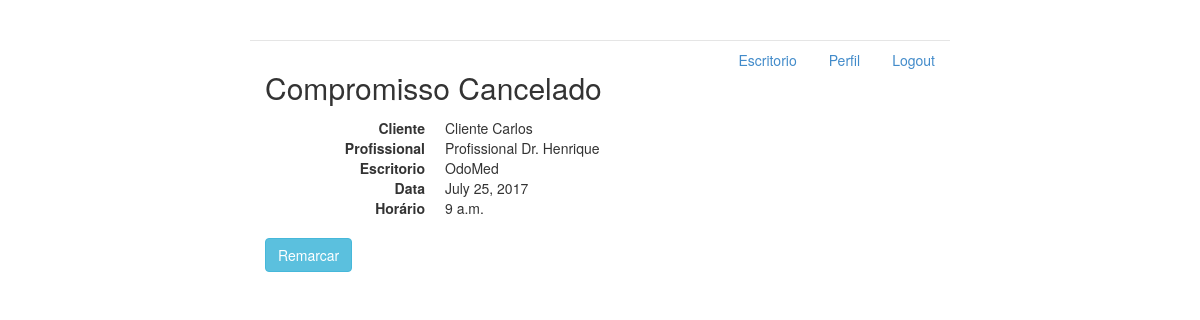
Page /compromisso/1 on the committed database.
### agenda/models.py (models this page shows, shortened)
class ItemAgenda(models.Model):
    profissional = models.ForeignKey(Profissional, on_delete=models.CASCADE, related_name='agenda_profissional')
    horario = models.TimeField()
    data = models.DateField()
    cliente = models.ForeignKey(Cliente, on_delete=models.CASCADE, related_name='agenda_cliente')
    escritorio = models.ForeignKey(Escritorio, on_delete=models.CASCADE, related_name='agenda_escritorio')
    SITUACAO = (
        ('A','Agendado'),
        ('R','Realizado'),
        ('C','Cancelado'),
    )
    situacao = models.CharField(max_length=1, choices=SITUACAO, default='A')
    def __init__(self, *args, **kwargs):
        super().__init__(*args, **kwargs)

class Cliente(models.Model):
    nome = models.CharField(max_length=120)
    telefone = models.CharField(max_length=10)
    cpf = models.IntegerField(11)
    def __init__(self, *args, **kwargs):
        super().__init__(*args, **kwargs)
    def __str__(self):
        return 'Cliente %s' % (self.nome)

class Profissional(models.Model):
    nome = models.CharField(max_length=120)
    telefone = models.CharField(max_length=10)
    profissao = models.CharField(max_length=120)
    disponivel = models.BooleanField()
    escritorio = models.ForeignKey(Escritorio, on_delete=models.CASCADE, related_name="profissionais")
    def __init__(self, *args, **kwargs):
        super().__init__(*args, **kwargs)
        self.disponivel = False
    def __str__(self):
        return 'Profissional %s' % (self.nome)

class Escritorio(models.Model):
    nome_escritorio = models.CharField(max_length=120)
    servico = models.CharField(max_length=120)
    def __init__(self, *args, **kwargs):
        super().__init__(*args, **kwargs)
    def __str__(self):
        return self.nome_escritorio

### agenda/views.py (the view)
# urls.py: url(r'^compromisso/(?P<compromisso_id>\d+)$', views.detalhesDoCompromisso, name='compromisso'),
def detalhesDoCompromisso(request, compromisso_id):
    compromisso = ItemAgenda.objects.get(id=compromisso_id)
    return render(request, 'compromisso.html', {'compromisso':compromisso, 'perfilLogado':perfilLogado()})

### agenda/views.py (called while the page is built)
def perfilLogado():
    return Profissional.objects.get(id=1)

### agenda/templates/compromisso.html (shortened to what this page needs)
{% extends 'base.html' %}
{% block body %}
<div class="row">
    <div class="col-lg-12">
        <h2 style='margin-top:0'>Compromisso {{ compromisso.get_situacao_display }}</h2>
        <dl class="dl-horizontal">
            <dt>Cliente</dt>
            <dd>{{ compromisso.cliente }}</dd>
            <dt>Profissional</dt>
            <dd>{{ compromisso.profissional }}</dd>
            <dt>Escritorio</dt>
            <dd>{{ compromisso.escritorio }}</dd>
            <dt>Data</dt>
            <dd>{{ compromisso.data }}</dd>
            <dt>Horário</dt>
            <dd>{{ compromisso.horario }}</dd>
        </dl>
        {% if compromisso.situacao != 'R' %}
            <a data-toggle="modal" data-target="#remarcar" class="btn btn-info" role="button">Remarcar</a>
        {% endif %}
    </div>
</div>
{% endblock %}

### agenda/static/styles/main.css (style rules this page uses)
body { padding-top: 20px; padding-bottom: 20px; }

### rows in the picture
ItemAgenda: situacao "Cancelado", cliente "Cliente Carlos", profissional "Profissional Dr. Henrique", escritorio "OdoMed", data "July 25, 2017", horario "9 a.m."
